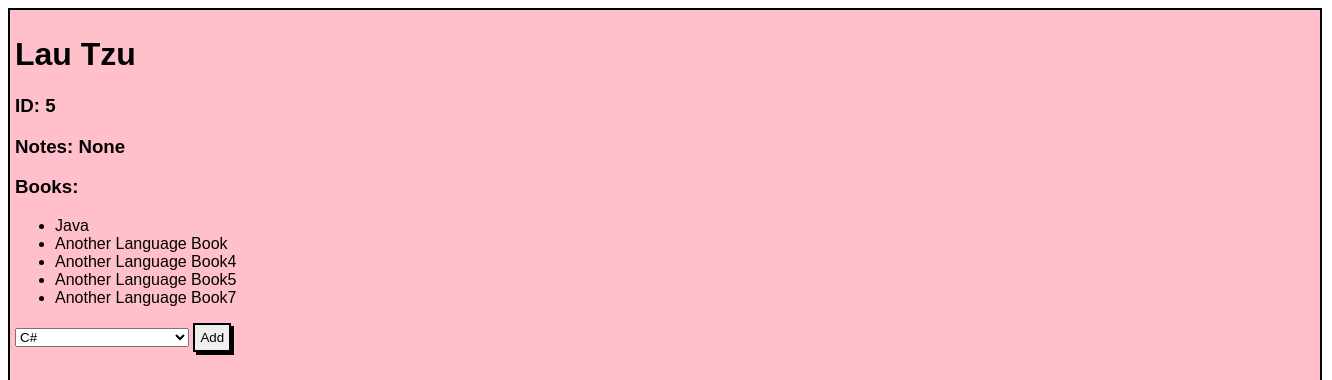
Screenshot of /authors/5 with the database file from the repository.
### main_app/models.py (models this page shows, shortened)
class Author(models.Model):
    first_name = models.CharField(max_length=255)
    last_name = models.CharField(max_length=255)
    books = models.ManyToManyField(Book, related_name='authors', null=True)
    notes = models.TextField(null=True)
    created_at = models.DateTimeField(auto_now_add=True)
    updated_at = models.DateTimeField(auto_now=True)

class Book(models.Model):
    title = models.CharField(max_length=255)
    desc = models.TextField()
    created_at = models.DateTimeField(auto_now_add=True)
    updated_at = models.DateTimeField(auto_now=True)

### main_app/views.py (the view, shortened to what this page needs)
# urls.py: path('authors/<int:author_id>', views.show_author),
def show_author(request, author_id):
    if request.method == "GET":
        one_author = Author.objects.get(id=author_id)
        all_books = Book.objects.all()
        context = {
            'author' : one_author,
            'all_books' : all_books
        }
        return render(request, 'show_author.html', context)

### main_app/templates/show_author.html (shortened to what this page needs)
<!DOCTYPE html>
<html lang="en">
<head>
    {% load static %}
    <link rel="stylesheet" type="text/css" href="{% static 'style.css' %}">
</head>
<body>
    <div class="show_container">
        <h1>{{author.first_name}} {{author.last_name}}</h1>
        <h3>ID: {{author.id}}</h3>
        <h3>Notes: {{author.notes}}</h3>
        <h3>Books:</h3>
        <ul>
            {% for book in author.books.all %}
            <li>{{book.title}}</li>
            {% endfor %}
        </ul>
        <form action="/authors/{{author.id}}" method="post">
            <select name="book_id" id="book_id">
                {% for book in all_books %}
                    <option value="{{book.id}}">{{book.title}}</option>
                {% endfor %}
            </select>
            <input type="submit" value="Add" id='add_button'>
        </form>
    </div>
</body>
</html>

### main_app/static/style.css (style rules this page uses)
.show_container { width: 1300px; height: 800px; background-color: pink; border: 2px solid black; font-family: 'Lucida Sans', 'Lucida Sans Regular', 'Lucida Grande', 'Lucida Sans Unicode', Geneva, Verdana, sans-serif; padding: 5px; }
#add_button { border: 2px solid black; box-shadow: 3px 3px black; padding: 5px; }

### rows the page displays
Author: first_name "Lau", last_name "Tzu", id "5", notes "None"
Book: title "Java"
Book: title "Another Language Book"
Book: title "Another Language Book4"
Book: title "Another Language Book5"
Book: title "Another Language Book7"

### other values shown
form field book_id "C#"
